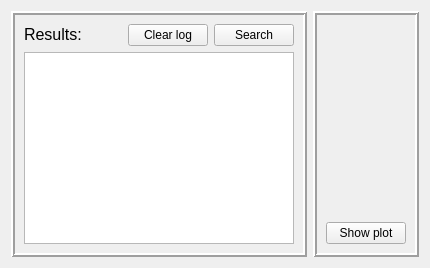
      <widget class="QWidget" name="tabResults">
       <attribute name="title">
        <string>Results</string>
       </attribute>
       <layout class="QHBoxLayout" name="horizontalLayout_4">
        <item>
         <widget class="QFrame" name="frame_4">
          <property name="frameShape">
           <enum>QFrame::Box</enum>
          </property>
          <property name="frameShadow">
           <enum>QFrame::Raised</enum>
          </property>
          <property name="lineWidth">
           <number>2</number>
          </property>
          <layout class="QVBoxLayout" name="verticalLayout_8">
           <item>
            <layout class="QVBoxLayout" name="verticalLayout_6">
             <item>
              <layout class="QHBoxLayout" name="horizontalLayout_5">
               <item>
                <widget class="QLabel" name="lblResults">
                 <property name="text">
                  <string>&lt;html&gt;&lt;head/&gt;&lt;body&gt;&lt;p&gt;&lt;span style=&quot; font-size:12pt;&quot;&gt;Results:&lt;/span&gt;&lt;/p&gt;&lt;/body&gt;&lt;/html&gt;</string>
                 </property>
                </widget>
               </item>
               <item>
                <spacer name="horizontalSpacer_3">
                 <property name="orientation">
                  <enum>Qt::Horizontal</enum>
                 </property>
                 <property name="sizeHint" stdset="0">
                  <size>
                   <width>40</width>
                   <height>20</height>
                  </size>
                 </property>
                </spacer>
               </item>
               <item>
                <widget class="QPushButton" name="btnClearLog">
                 <property name="text">
                  <string>Clear log</string>
                 </property>
                </widget>
               </item>
               <item>
                <widget class="QPushButton" name="btnSearch2">
                 <property name="text">
                  <string>Search</string>
                 </property>
                </widget>
               </item>
              </layout>
             </item>
             <item>
              <widget class="QTextBrowser" name="logResults">
               <property name="sizePolicy">
                <sizepolicy hsizetype="Expanding" vsizetype="Expanding">
                 <horstretch>0</horstretch>
                 <verstretch>0</verstretch>
                </sizepolicy>
               </property>
               <property name="frameShape">
                <enum>QFrame::StyledPanel</enum>
               </property>
               <property name="frameShadow">
                <enum>QFrame::Sunken</enum>
               </property>
               <property name="lineWidth">
                <number>1</number>
               </property>
               <property name="lineWrapMode">
                <enum>QTextEdit::NoWrap</enum>
               </property>
               <property name="readOnly">
                <bool>true</bool>
               </property>
              </widget>
             </item>
            </layout>
           </item>
          </layout>
         </widget>
        </item>
        <item>
         <widget class="QFrame" name="frame_5">
          <property name="frameShape">
           <enum>QFrame::Box</enum>
          </property>
          <property name="frameShadow">
           <enum>QFrame::Raised</enum>
          </property>
          <property name="lineWidth">
           <number>2</number>
          </property>
          <layout class="QVBoxLayout" name="verticalLayout_5">
           <item>
            <spacer name="verticalSpacer_4">
             <property name="orientation">
              <enum>Qt::Vertical</enum>
             </property>
             <property name="sizeHint" stdset="0">
              <size>
               <width>20</width>
               <height>40</height>
              </size>
             </property>
            </spacer>
           </item>
           <item>
            <widget class="QPushButton" name="btnPlot">
             <property name="text">
              <string>Show plot</string>
             </property>
            </widget>
           </item>
          </layout>
         </widget>
        </item>
       </layout>
      </widget>
